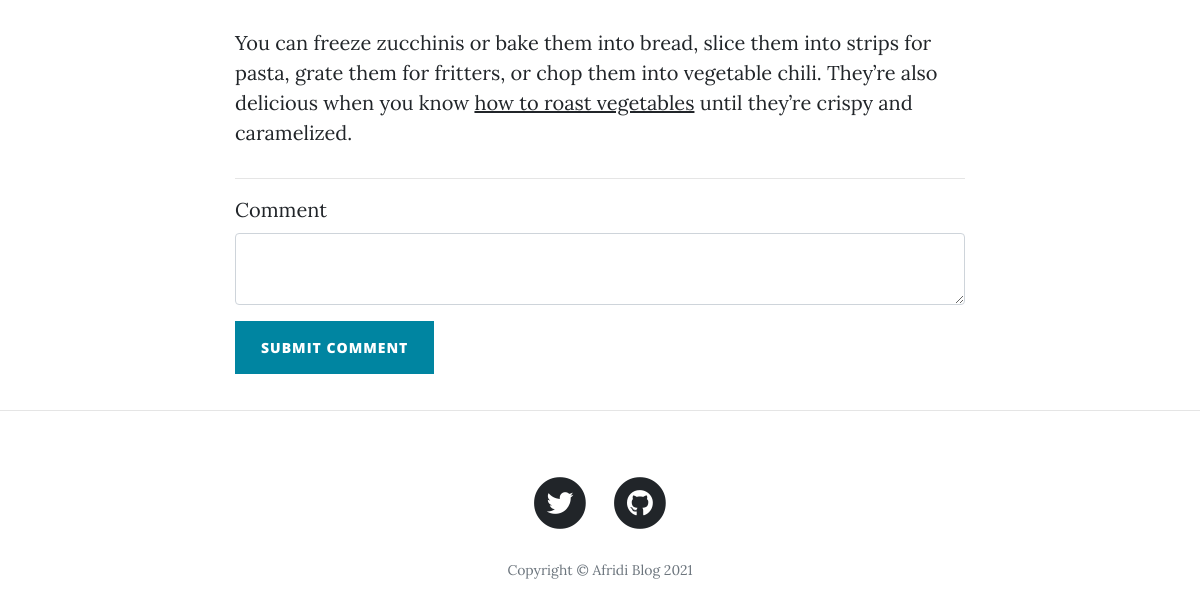
The page /post/2 (lower part) on the database as committed earlier.
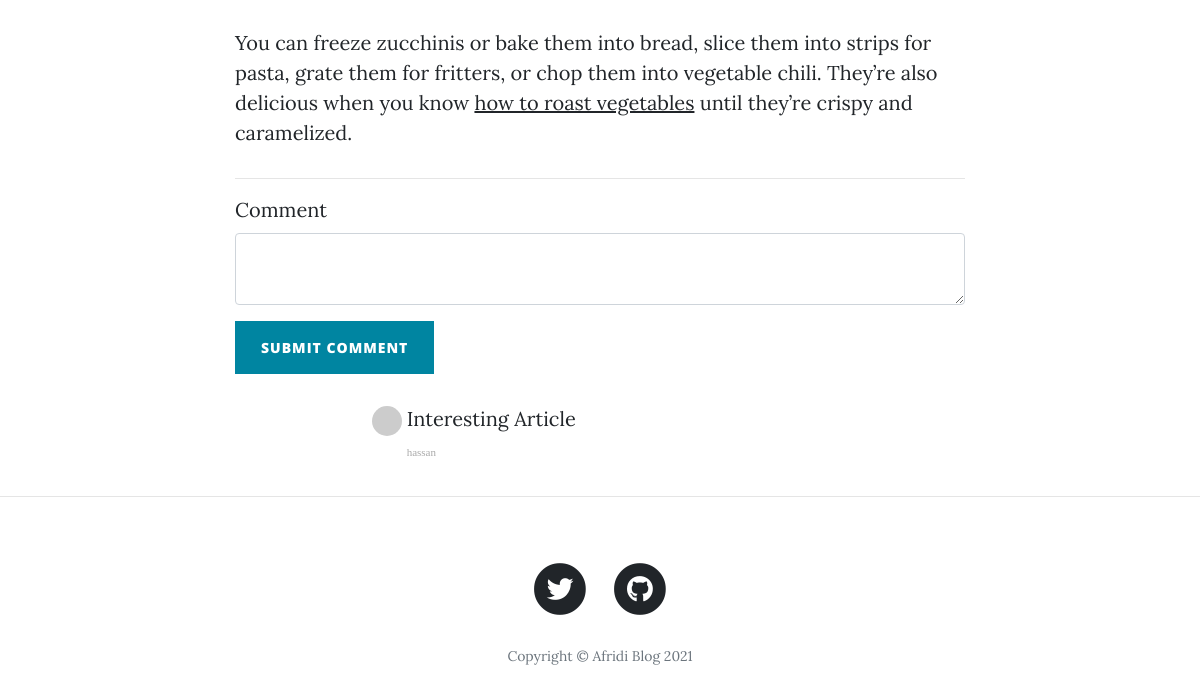
The same page on the database as committed later.
### main.py (models this page shows)
class BlogPost(db.Model):
    __tablename__ = "blog_posts"
    id = db.Column(db.Integer, primary_key=True)
    author_id = db.Column(db.Integer, db.ForeignKey("users.id"))
    author = relationship("User", back_populates="posts")
    title = db.Column(db.String(250), unique=True, nullable=False)
    subtitle = db.Column(db.String(250), nullable=False)
    date = db.Column(db.String(250), nullable=False)
    body = db.Column(db.Text, nullable=False)
    img_url = db.Column(db.String(250), nullable=False)
    comments = relationship("Comment", back_populates="parent_post")

class Comment(db.Model):
    __tablename__ = "comments"
    id = db.Column(db.Integer, primary_key=True)
    text = db.Column(db.Text, nullable=False)
    author_id = db.Column(db.Integer, db.ForeignKey("users.id"))
    comment_author = relationship("User", back_populates="comments")
    post_id = db.Column(db.Integer, db.ForeignKey("blog_posts.id"))
    parent_post = relationship("BlogPost", back_populates="comments")

class User(UserMixin, db.Model):
    __tablename__ = "users"
    id = db.Column(db.Integer, primary_key=True)
    email = db.Column(db.String(100), unique=True)
    password = db.Column(db.String(100))
    name = db.Column(db.String(100))
    posts = relationship("BlogPost", back_populates="author")
    comments = relationship("Comment", back_populates="comment_author")

### main.py (the view, shortened to what this page needs)
@app.route("/post/<int:post_id>", methods=["GET", "POST"])
def show_post(post_id):
    form = CommentForm()
    requested_post = BlogPost.query.get(post_id)
    return render_template("post.html", post=requested_post, current_user=current_user, form=form)

### forms.py
class CommentForm(FlaskForm):
    body = CKEditorField("Comment", validators=[DataRequired()])
    submit = SubmitField("Submit Comment")

### templates/post.html (shortened to what this page needs)
{% include "header.html" %}
{% import "bootstrap/wtf.html" as wtf %}
<article>
    <div class="container">
        <div class="row">
            <div class="col-lg-8 col-md-10 mx-auto">
                {{ post.body|safe }}
                <hr>
                {{ wtf.quick_form(form, novalidate=True, button_map={"submit": "primary"}) }}
                <div class="col-lg-8 col-md-10 mx-auto comment">
                    {% for comment in post.comments %}
                    <ul class="commentList">
                        <li>
                            <div class="commenterImage">
                                <img src="{{ comment.comment_author.email | gravatar }}"/>
                            </div>
                            <div class="commentText">
                                <p> {{ comment.text|safe }} </p>
                                <span class="date sub-text">{{ comment.comment_author.name }}</span>
                            </div>
                        </li>
                    </ul>
                    {% endfor %}
                </div>
            </div>
        </div>
    </div>
</article>
<hr>
{% include "footer.html" %}

### templates/header.html (shortened to what this page needs)
<!DOCTYPE html>
<html lang="en">
<head>
    <link href="{{ url_for('static', filename='vendor/bootstrap/css/bootstrap.min.css') }}" rel="stylesheet">
    <link href="{{ url_for('static', filename='vendor/fontawesome-free/css/all.min.css') }}" rel="stylesheet"
          type="text/css">
    <link href="{{ url_for('static', filename='css/clean-blog.min.css') }}" rel="stylesheet">
</head>
<body>

### templates/footer.html (shortened to what this page needs)
  <footer>
    <div class="container">
      <div class="row">
        <div class="col-lg-8 col-md-10 mx-auto">
          <ul class="list-inline text-center">
            <li class="list-inline-item">
              <a href="https://twitter.com/TheRealAbdi27" target="_blank">
                <span class="fa-stack fa-lg">
                  <i class="fas fa-circle fa-stack-2x"></i>
                  <i class="fab fa-twitter fa-stack-1x fa-inverse"></i>
                </span>
              </a>
            </li>
            <li class="list-inline-item">
              <a href="https://github.com/therealabdi2" target="_blank">
                <span class="fa-stack fa-lg">
                  <i class="fas fa-circle fa-stack-2x"></i>
                  <i class="fab fa-github fa-stack-1x fa-inverse"></i>
                </span>
              </a>
            </li>
          </ul>
          <p class="copyright text-muted">Copyright &copy; Afridi Blog 2021</p>
        </div>
      </div>
    </div>
  </footer>
</body>
</html>

Rows that differ between the two databases and show on the page:
added Comment: text "Interesting Article", comment_author.name "hassan"
